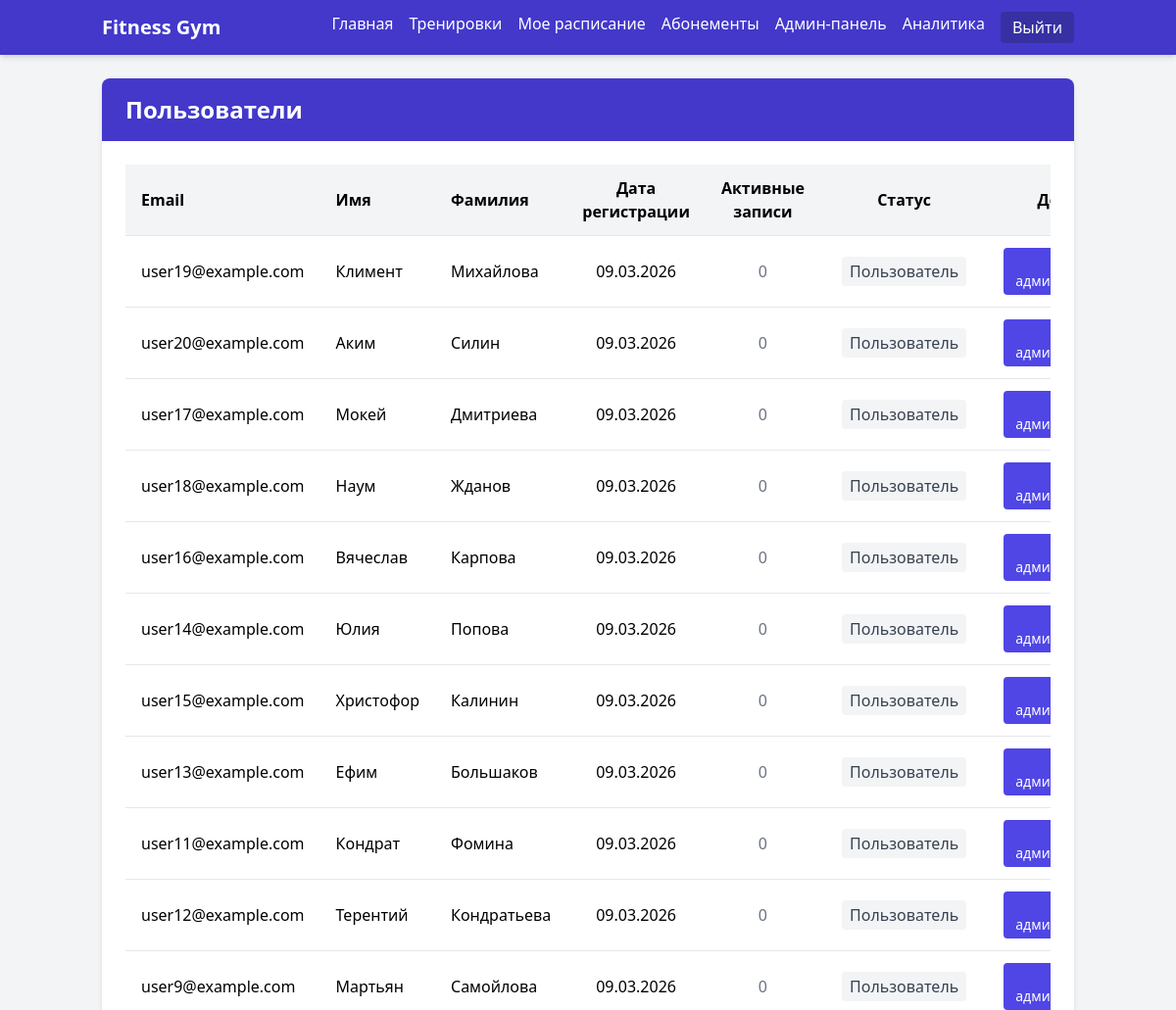
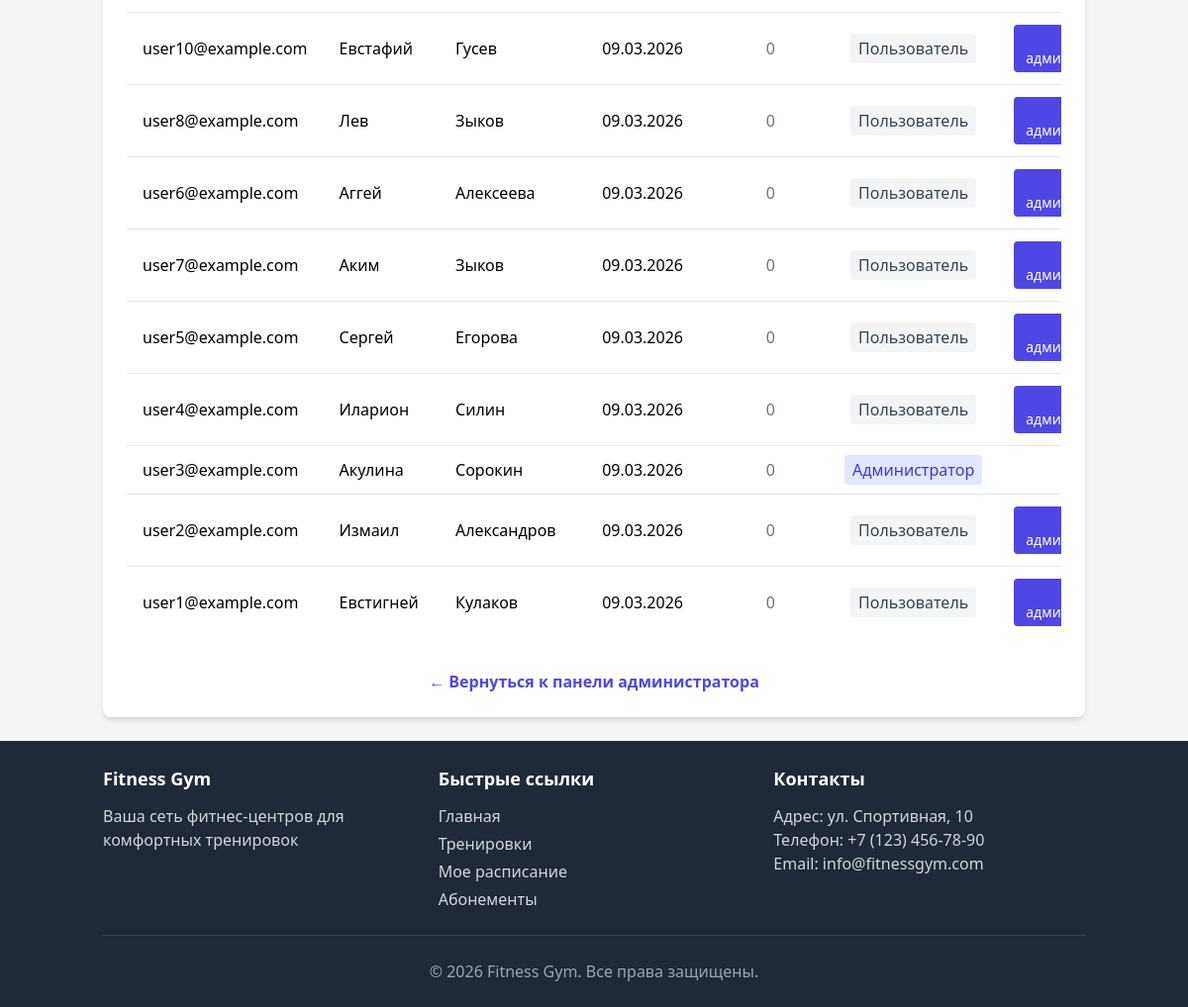
The app's page /admin/users (signed in) with its own data (2 pictures, top to bottom).
### models/models.py (models this page shows, shortened)
class User(db.Model, UserMixin):
    __tablename__ = 'users'
    id = db.Column(db.Integer, primary_key=True)
    email = db.Column(db.String(120), unique=True, nullable=False)
    password_hash = db.Column(db.String(256), nullable=False)
    first_name = db.Column(db.String(50), nullable=False)
    last_name = db.Column(db.String(50), nullable=False)
    is_admin = db.Column(db.Boolean, default=False)
    created_at = db.Column(db.DateTime, default=datetime.utcnow)
    bookings = db.relationship('Booking', backref='user', lazy=True, cascade="all, delete-orphan")

### controllers/admin.py (the view)
@admin_bp.route('/users')
@login_required
@admin_required
def users():
    all_users = User.query.order_by(User.created_at.desc()).all()
    return render_template('admin/users/index.html',
                         title='Пользователи',
                         users=all_users)

### controllers/admin.py (called while the page is built)
def admin_required(f):
    @wraps(f)
    def decorated_function(*args, **kwargs):
        if not current_user.is_authenticated or not current_user.is_admin:
            abort(403)  # Forbidden
        return f(*args, **kwargs)
    return decorated_function

### templates/admin/users/index.html (shortened to what this page needs)
{% extends 'base.html' %}
{% block content %}
    <div class="bg-white rounded-lg shadow-md overflow-hidden">
        <div class="bg-indigo-700 text-white py-4 px-6">
            <h2 class="text-2xl font-bold">Пользователи</h2>
        </div>
        <div class="p-6">
            <div class="overflow-x-auto">
                <table class="min-w-full bg-white">
                    <thead class="bg-gray-100">
                        <tr>
                            <th class="py-3 px-4 text-left">Email</th>
                            <th class="py-3 px-4 text-left">Имя</th>
                            <th class="py-3 px-4 text-left">Фамилия</th>
                            <th class="py-3 px-4 text-center">Дата регистрации</th>
                            <th class="py-3 px-4 text-center">Активные записи</th>
                            <th class="py-3 px-4 text-center">Статус</th>
                            <th class="py-3 px-4 text-center">Действия</th>
                        </tr>
                    </thead>
                    <tbody>
                        {% for user in users %}
                            <tr class="border-t hover:bg-gray-50">
                                <td class="py-3 px-4">{{ user.email }}</td>
                                <td class="py-3 px-4">{{ user.first_name }}</td>
                                <td class="py-3 px-4">{{ user.last_name }}</td>
                                <td class="py-3 px-4 text-center">{{ user.created_at.strftime('%d.%m.%Y') }}</td>
                                <td class="py-3 px-4 text-center">
                                    {% set active_bookings = user.bookings|selectattr('workout.start_time', 'ge', now())|list|length %}
                                    {% if active_bookings > 0 %}
                                        <span class="bg-green-100 text-green-700 px-2 py-1 rounded">{{ active_bookings }}</span>
                                    {% else %}
                                        <span class="text-gray-500">0</span>
                                    {% endif %}
                                </td>
                                <td class="py-3 px-4 text-center">
                                    {% if user.is_admin %}
                                        <span class="bg-indigo-100 text-indigo-700 px-2 py-1 rounded">Администратор</span>
                                    {% else %}
                                        <span class="bg-gray-100 text-gray-700 px-2 py-1 rounded">Пользователь</span>
                                    {% endif %}
                                </td>
                                <td class="py-3 px-4 text-center">
                                    {% if not user.is_admin %}
                                        <form action="{{ url_for('admin.make_admin', user_id=user.id) }}" method="post" class="inline">
                                            <button type="submit" class="bg-indigo-600 hover:bg-indigo-700 text-white px-3 py-1 rounded text-sm">
                                                Сделать администратором
                                            </button>
                                        </form>
                                    {% endif %}
                                </td>
                            </tr>
                        {% else %}
                            <tr>
                                <td colspan="7" class="py-4 px-4 text-center text-gray-500">Нет пользователей</td>
                            </tr>
                        {% endfor %}
                    </tbody>
                </table>
            </div>
            <div class="mt-8 text-center">
                <a href="{{ url_for('admin.dashboard') }}" class="text-indigo-600 hover:text-indigo-800 font-semibold">
                    &larr; Вернуться к панели администратора
                </a>
            </div>
        </div>
    </div>
{% endblock %}

### records on screen
User: email "user19@example.com", first_name "Климент", last_name "Михайлова", created_at "09.03.2026", is_admin "Пользователь"
User: email "user20@example.com", first_name "Аким", last_name "Силин", created_at "09.03.2026", is_admin "Пользователь"
User: email "user17@example.com", first_name "Мокей", last_name "Дмитриева", created_at "09.03.2026", is_admin "Пользователь"
User: email "user18@example.com", first_name "Наум", last_name "Жданов", created_at "09.03.2026", is_admin "Пользователь"
User: email "user16@example.com", first_name "Вячеслав", last_name "Карпова", created_at "09.03.2026", is_admin "Пользователь"
User: email "user14@example.com", first_name "Юлия", last_name "Попова", created_at "09.03.2026", is_admin "Пользователь"
User: email "user15@example.com", first_name "Христофор", last_name "Калинин", created_at "09.03.2026", is_admin "Пользователь"
User: email "user13@example.com", first_name "Ефим", last_name "Большаков", created_at "09.03.2026", is_admin "Пользователь"
User: email "user11@example.com", first_name "Кондрат", last_name "Фомина", created_at "09.03.2026", is_admin "Пользователь"
User: email "user12@example.com", first_name "Терентий", last_name "Кондратьева", created_at "09.03.2026", is_admin "Пользователь"
User: email "user9@example.com", first_name "Мартьян", last_name "Самойлова", created_at "09.03.2026", is_admin "Пользователь"
User: email "user10@example.com", first_name "Евстафий", last_name "Гусев", created_at "09.03.2026", is_admin "Пользователь"
User: email "user8@example.com", first_name "Лев", last_name "Зыков", created_at "09.03.2026", is_admin "Пользователь"
User: email "user6@example.com", first_name "Аггей", last_name "Алексеева", created_at "09.03.2026", is_admin "Пользователь"
User: email "user7@example.com", first_name "Аким", last_name "Зыков", created_at "09.03.2026", is_admin "Пользователь"
User: email "user5@example.com", first_name "Сергей", last_name "Егорова", created_at "09.03.2026", is_admin "Пользователь"
User: email "user4@example.com", first_name "Иларион", last_name "Силин", created_at "09.03.2026", is_admin "Пользователь"
User: email "user3@example.com", first_name "Акулина", last_name "Сорокин", created_at "09.03.2026", is_admin "Администратор"
User: email "user2@example.com", first_name "Измаил", last_name "Александров", created_at "09.03.2026", is_admin "Пользователь"
User: email "user1@example.com", first_name "Евстигней", last_name "Кулаков", created_at "09.03.2026", is_admin "Пользователь"
